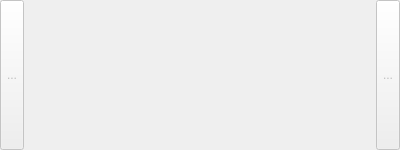
<?xml version="1.0" encoding="UTF-8"?>
<ui version="4.0">
 <class>IPhotoAlbum</class>
 <widget class="QWidget" name="IPhotoAlbum">
  <property name="geometry">
   <rect>
    <x>0</x>
    <y>0</y>
    <width>400</width>
    <height>150</height>
   </rect>
  </property>
  <property name="sizePolicy">
   <sizepolicy hsizetype="Preferred" vsizetype="Fixed">
    <horstretch>0</horstretch>
    <verstretch>0</verstretch>
   </sizepolicy>
  </property>
  <property name="windowTitle">
   <string>Form</string>
  </property>
  <layout class="QHBoxLayout" name="horizontalLayout">
   <property name="spacing">
    <number>0</number>
   </property>
   <property name="leftMargin">
    <number>0</number>
   </property>
   <property name="topMargin">
    <number>0</number>
   </property>
   <property name="rightMargin">
    <number>0</number>
   </property>
   <property name="bottomMargin">
    <number>0</number>
   </property>
   <item>
    <widget class="QToolButton" name="toolLeft">
     <property name="enabled">
      <bool>false</bool>
     </property>
     <property name="sizePolicy">
      <sizepolicy hsizetype="Fixed" vsizetype="Expanding">
       <horstretch>0</horstretch>
       <verstretch>0</verstretch>
      </sizepolicy>
     </property>
     <property name="text">
      <string>...</string>
     </property>
     <property name="icon">
      <iconset resource="../resources.qrc">
       <normaloff>:/icons/Left.svgt</normaloff>:/icons/Left.svgt</iconset>
     </property>
    </widget>
   </item>
   <item>
    <widget class="QLabel" name="label">
     <property name="text">
      <string/>
     </property>
    </widget>
   </item>
   <item>
    <widget class="QToolButton" name="toolRight">
     <property name="enabled">
      <bool>false</bool>
     </property>
     <property name="sizePolicy">
      <sizepolicy hsizetype="Fixed" vsizetype="Expanding">
       <horstretch>0</horstretch>
       <verstretch>0</verstretch>
      </sizepolicy>
     </property>
     <property name="text">
      <string>...</string>
     </property>
     <property name="icon">
      <iconset resource="../resources.qrc">
       <normaloff>:/icons/Right.svgt</normaloff>:/icons/Right.svgt</iconset>
     </property>
    </widget>
   </item>
  </layout>
 </widget>
 <resources>
  <include location="../resources.qrc"/>
 </resources>
 <connections/>
</ui>
